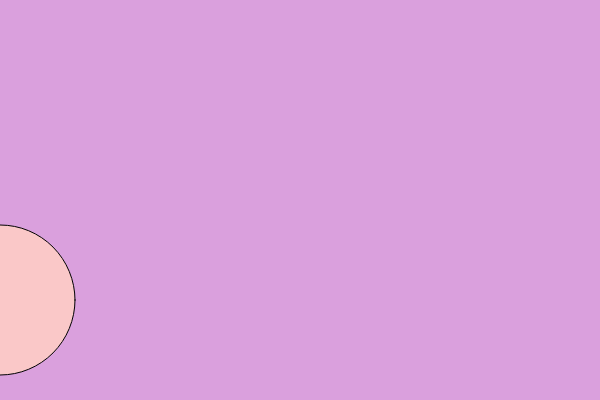
Frame 1 (no input)
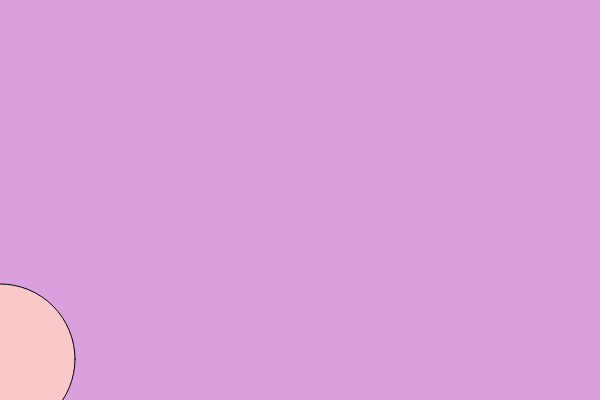
Frame 60 (no input)
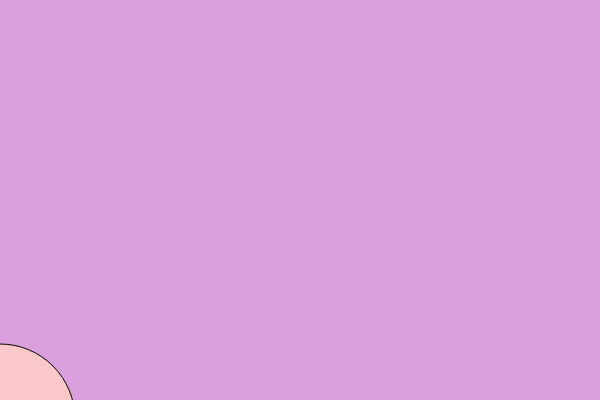
Frame 120 (the mouse pressed at the canvas centre since frame 60)

The p5.js sketch that drew these frames (run headless with seeded random() and noise() and a simulated clock; from frame 60 on, the mouse is pressed at the canvas centre):

// p5.js sketch
// ── sketch.js
var circle = {
	x:0,
	y:200,
	diameter:50,
};

var circle2 = {
	x:0,
	y:300,
	diameter:150,
};

var r = 218;
var g = 160;
var b = 221;

function setup() {
	createCanvas(600, 400);

}

function draw() {

//background
background(r, g, b);

//ellipse
//noStroke();
fill(250, 200, 200);
ellipse(circle.x, circle.y, circle.diameter, circle.diameter);

circle.x = circle.x + 1

//ellipse2
fill(250, 200, 200);
ellipse(circle2.x, circle2.y, circle2.diameter, circle2.diameter);

circle2.y = circle2.y + 1

}
